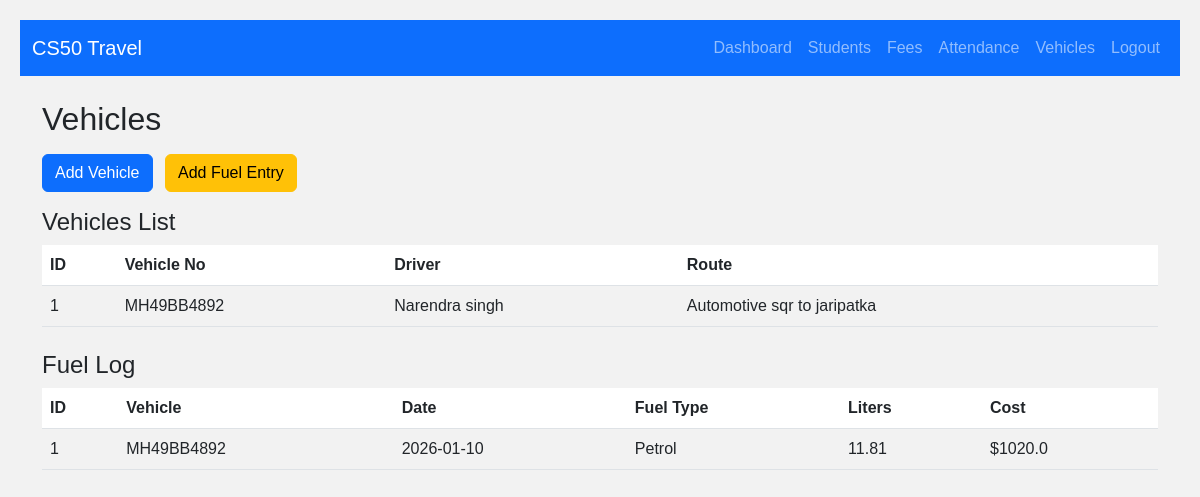
The app's page /vehicles (signed in), older data.
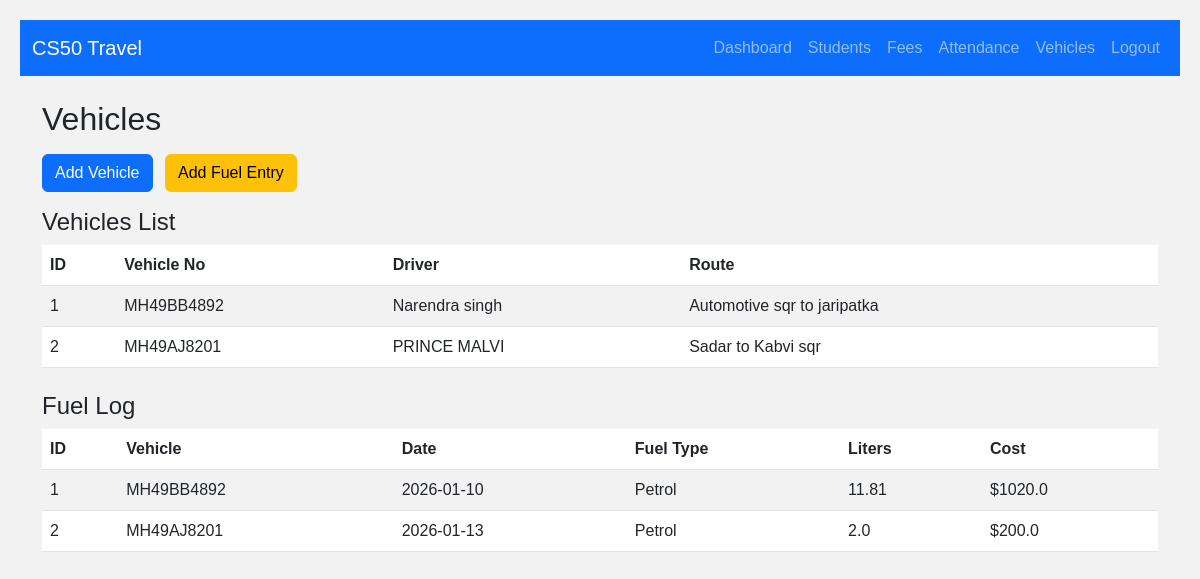
The same page, newer data.
### tables this page shows
CREATE TABLE vehicles (
            id INTEGER PRIMARY KEY AUTOINCREMENT,
            vehicle_no TEXT,
            driver_name TEXT,
            route TEXT
        );

CREATE TABLE fuel_log (
            id INTEGER PRIMARY KEY AUTOINCREMENT,
            vehicle_id INTEGER,
            date TEXT,
            fuel_type TEXT,
            amount_liters REAL,
            cost REAL,
            FOREIGN KEY(vehicle_id) REFERENCES vehicles(id)
        );

### app.py (the view)
@app.route("/vehicles")
def vehicles():
    if "user" not in session:
        return redirect("/")
    cur = get_db().cursor()
    cur.execute("SELECT * FROM vehicles")
    vehicles = cur.fetchall()
    cur.execute('''
        SELECT fuel_log.id, vehicles.vehicle_no, fuel_log.date, fuel_log.fuel_type, fuel_log.amount_liters, fuel_log.cost
        FROM fuel_log JOIN vehicles ON fuel_log.vehicle_id = vehicles.id
    ''')
    fuel_entries = cur.fetchall()
    return render_template("vehicles.html", vehicles=vehicles, fuel_entries=fuel_entries)

### app.py (called while the page is built)
def get_db():
    db = getattr(g, "_database", None)
    if db is None:
        db = g._database = sqlite3.connect(DATABASE)
        db.row_factory = sqlite3.Row
    return db

@app.teardown_appcontext
def close_connection(exception):
    db = getattr(g, "_database", None)
    if db is not None:
        db.close()

### templates/vehicles.html
{% extends "layout.html" %}
{% block content %}
<h2 class="mb-3">Vehicles</h2>
<a href="/add_vehicle" class="btn btn-primary mb-3">Add Vehicle</a>
<a href="/add_fuel" class="btn btn-warning mb-3 ms-2">Add Fuel Entry</a>
<h4>Vehicles List</h4>
<table class="table table-striped mb-4">
  <thead>
    <tr>
      <th>ID</th>
      <th>Vehicle No</th>
      <th>Driver</th>
      <th>Route</th>
    </tr>
  </thead>
  <tbody>
    {% for v in vehicles %}
    <tr>
      <td>{{ v.id }}</td>
      <td>{{ v.vehicle_no }}</td>
      <td>{{ v.driver_name }}</td>
      <td>{{ v.route }}</td>
    </tr>
    {% endfor %}
  </tbody>
</table>
<h4>Fuel Log</h4>
<table class="table table-striped">
  <thead>
    <tr>
      <th>ID</th>
      <th>Vehicle</th>
      <th>Date</th>
      <th>Fuel Type</th>
      <th>Liters</th>
      <th>Cost</th>
    </tr>
  </thead>
  <tbody>
    {% for f in fuel_entries %}
    <tr>
      <td>{{ f.id }}</td>
      <td>{{ f.vehicle_no }}</td>
      <td>{{ f.date }}</td>
      <td>{{ f.fuel_type }}</td>
      <td>{{ f.amount_liters }}</td>
      <td>${{ f.cost }}</td>
    </tr>
    {% endfor %}
  </tbody>
</table>
{% endblock %}

### templates/layout.html (shortened to what this page needs)
<!doctype html>
<html lang="en">
  <head>
    <link href="https://cdn.jsdelivr.net/npm/bootstrap@5.3.0/dist/css/bootstrap.min.css" rel="stylesheet">
    <link rel="stylesheet" href="{{ url_for('static', filename='css/style.css') }}">
  </head>
  <body>
    <nav class="navbar navbar-expand-lg navbar-dark bg-primary mb-4">
      <div class="container-fluid">
        <a class="navbar-brand" href="/dashboard">CS50 Travel</a>
        <div class="collapse navbar-collapse" id="navbarNav">
          <ul class="navbar-nav ms-auto">
            {% if session.get('user') %}
            <li class="nav-item"><a class="nav-link" href="/dashboard">Dashboard</a></li>
            <li class="nav-item"><a class="nav-link" href="/students">Students</a></li>
            <li class="nav-item"><a class="nav-link" href="/fees">Fees</a></li>
            <li class="nav-item"><a class="nav-link" href="/attendance">Attendance</a></li>
            <li class="nav-item"><a class="nav-link" href="/vehicles">Vehicles</a></li>
            <li class="nav-item"><a class="nav-link" href="/logout">Logout</a></li>
            {% endif %}
          </ul>
        </div>
      </div>
    </nav>
    <div class="container">
      {% block content %}{% endblock %}
    </div>
  </body>
</html>

### static/style.css (style rules this page uses)
body { font-family: Arial; background: #f2f2f2; padding: 20px; }

Row changes from the older to the newer data that the page shows:
added vehicles: id "2", vehicle_no "MH49AJ8201", driver_name "PRINCE MALVI", route "Sadar to Kabvi sqr"
added fuel_log: id "2", vehicle_no "MH49AJ8201", date "2026-01-13", fuel_type "Petrol", amount_liters "2.0", cost "200.0"
